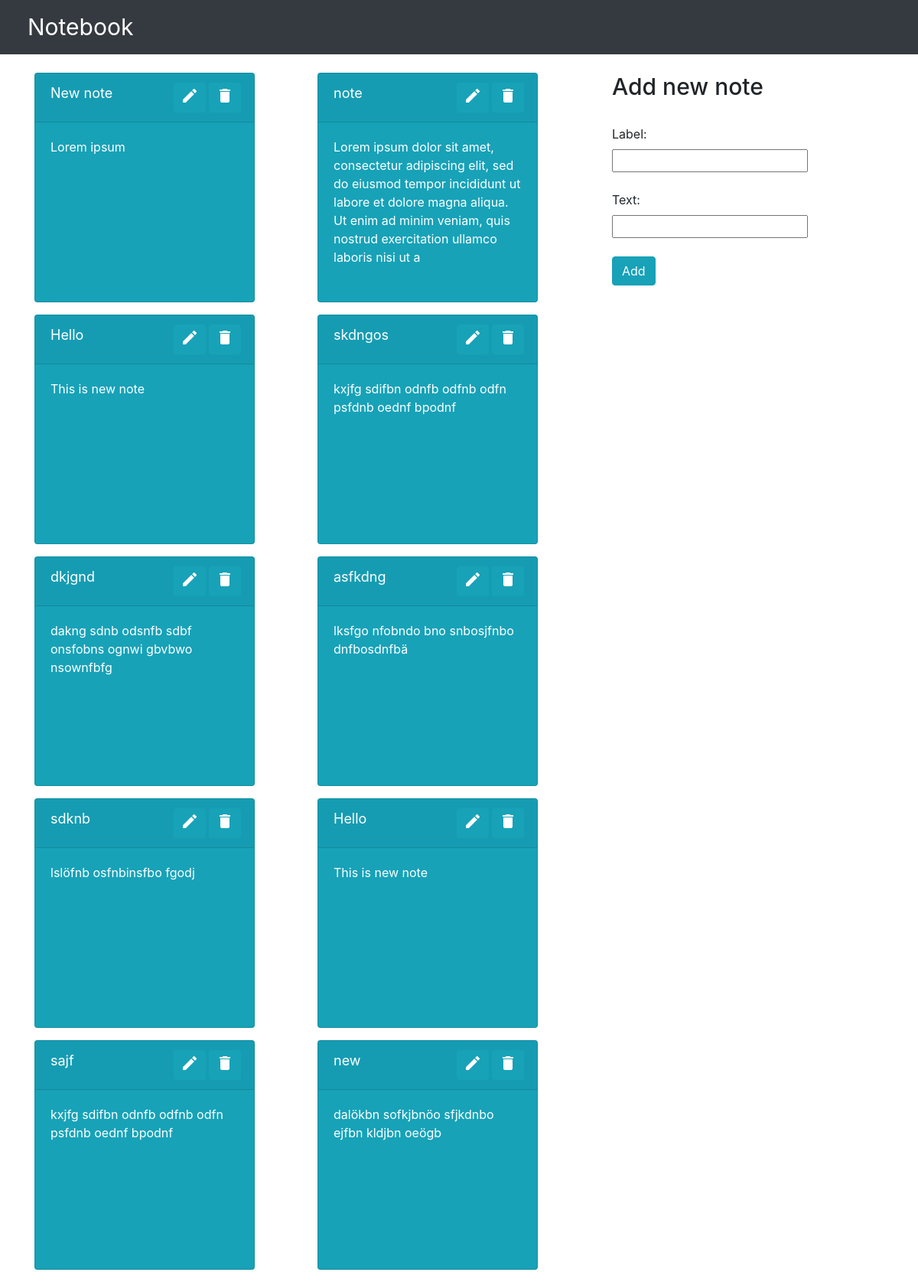
/, run on an earlier commit of the app's database.
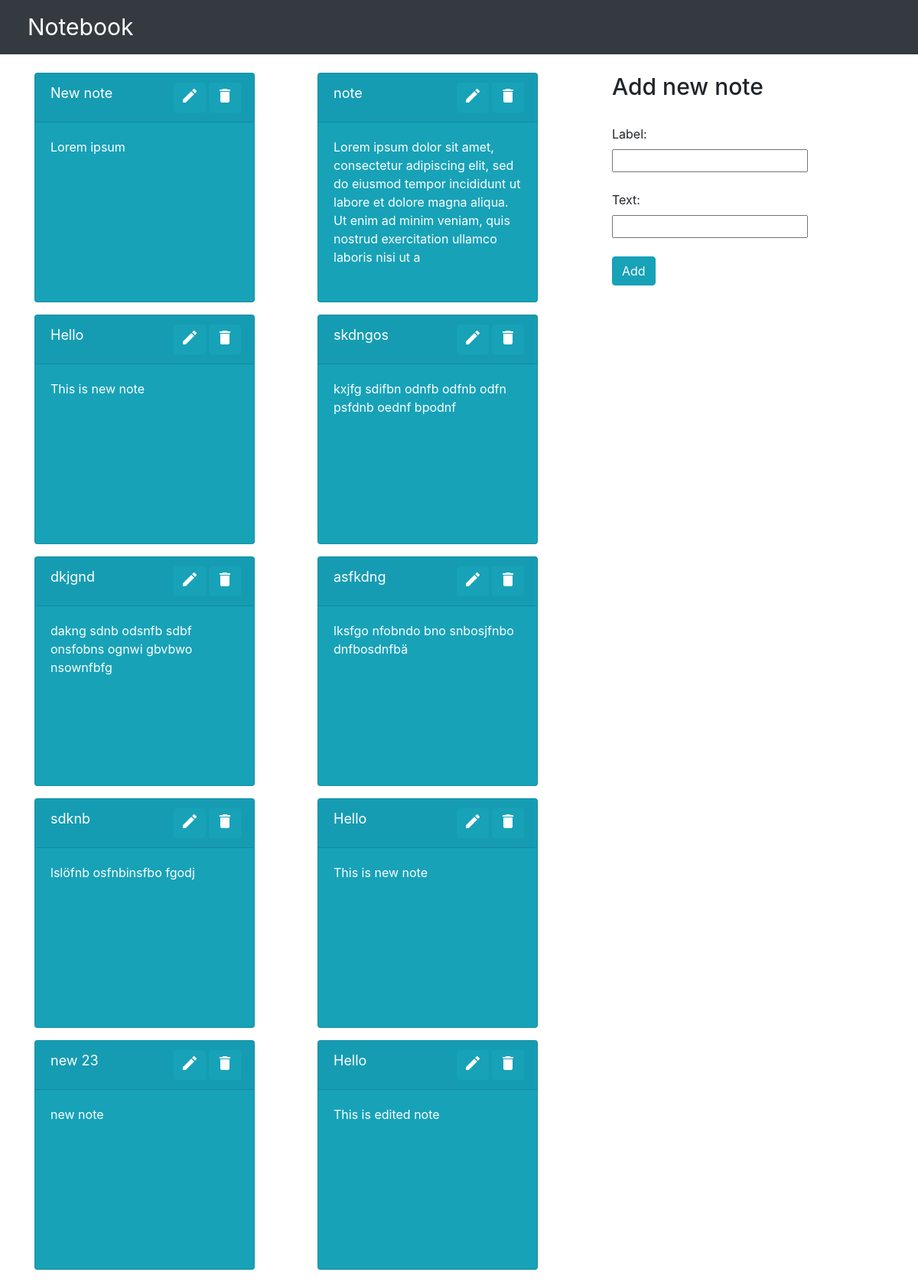
And on a later commit of the database.
### notebook/models.py (models this page shows, shortened)
class Note(models.Model):
    note_label = models.CharField(max_length=50)
    note_text = models.CharField(max_length=200)
    pub_date = models.DateTimeField('date published')

### notebook/views.py (the view)
# urls.py: path('', views.index, name='index'),
def index(request):
    latest_notes = Note.objects.order_by('pub_date')
    context = {'latest_notes': latest_notes,}
    return render(request, 'index.html', context)

### notebook/templates/index.html (shortened to what this page needs)
{% extends 'base.html' %}
{% block content %}
<div class="container">
    <div class="row">
        <div class="col-md-8">
            {% if latest_notes %}
            <div class="row row-cols-1 row-cols-md-2">
                {% for note in latest_notes %}
                <div class="col-mb-4">
                    <div class="card text-white bg-info mb-3" style="max-width: 18rem; height: 300px;">
                        <div class="card-header">
                            <div class="row">
                                <div class="col-7" id="note-header">
                                {{ note.note_label }}
                                </div>
                                <div class="col-2">
                                    <a class="btn btn-info btn-sm" href="{%url 'edit' note.id %}">
                                        <i class="material-icons prefix">mode_edit</i>
                                    </a>
                                </div>
                                <div class="col-3">
                                    <a class="btn btn-info btn-sm" href="{%url 'delete' note.id %}">
                                        <i class="material-icons prefix">delete</i>
                                    </a>
                                </div>
                        </div>
                        </div>
                        <div class="card-body">
                            <p class="card-text">{{ note.note_text }}</p>
                        </div>
                    </div>
                </div>
                    {% endfor %}
            </div>
            {% else %}
            <p>No saved notes.</p>
            {% endif %}
        </div>
        <div class="col-6 col-md-4">
            <h2 class="h2">Add new note</h2><br>
                <form method="POST" action="{% url 'create_note' %}">
                    <label for="label">Label:</label><br>
                    <input type="text" id="note_label" name="label" maxlength="50"><br><br>
                    <label for="text">Text:</label><br>
                    <input type="text" id="note_text" name="text" maxlength="200"><br><br>
                    <input type="submit" value="Add" class="btn btn-info">
                </form>
        </div>
    </div>
</div>
{% endblock %}

### notebook/templates/base.html (shortened to what this page needs)
{% load static %}
<!doctype html>
<html lang="en">
  <head>
    <link rel="stylesheet" href="https://cdn.jsdelivr.net/npm/bootstrap@4.5.3/dist/css/bootstrap.min.css">
    <link rel="stylesheet" type="text/css" href="{% static 'style.css' %}">
  </head>
  <body>
    <nav class="navbar navbar-dark bg-dark">
      <a class="navbar-brand" href="{% url 'index' %}">Notebook</a>
    </nav>
    <br/>
    <div class="container">
        {% block content %}
        {% endblock%}
    </div>
  </body>
</html>

### notebook/static/style.css (style rules this page uses)
.h2 { font-size: 30px; }
.navbar-brand { font-size: 30px; padding-left: 20px; }
#note-header { font-size: 18px; }

What changed in the data, as far as the page shows it:
removed Note: note_label "sajf", note_text "kxjfg sdifbn odnfb odfnb odfn psfdnb oednf bpodnf"
changed Note: note_label "new" → "new 23"; note_text "dalökbn sofkjbnöo sfjkdnbo ejfbn kldjbn oeögb" → "new note"
added Note: note_label "Hello", note_text "This is edited note"
